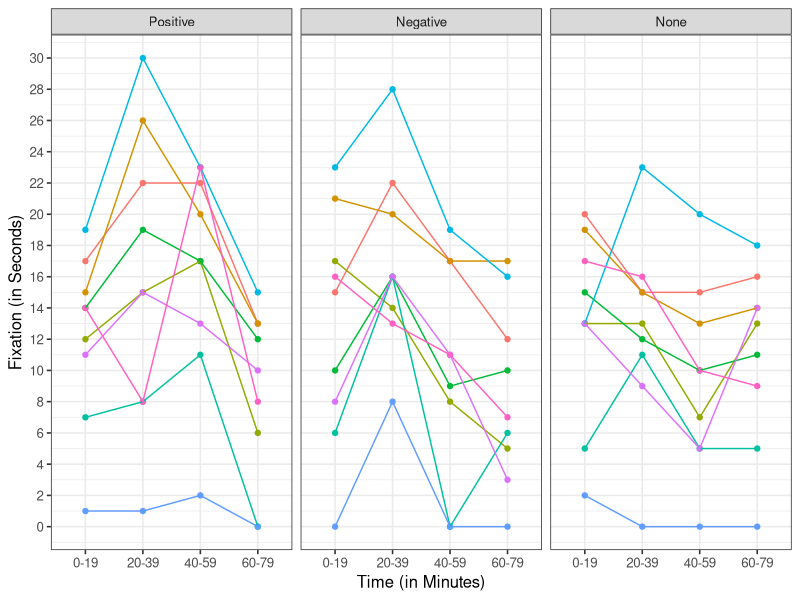
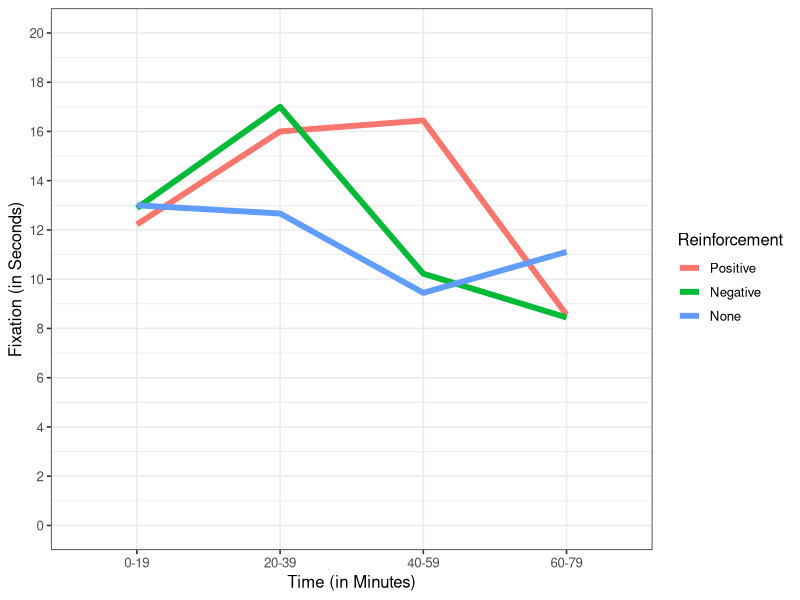
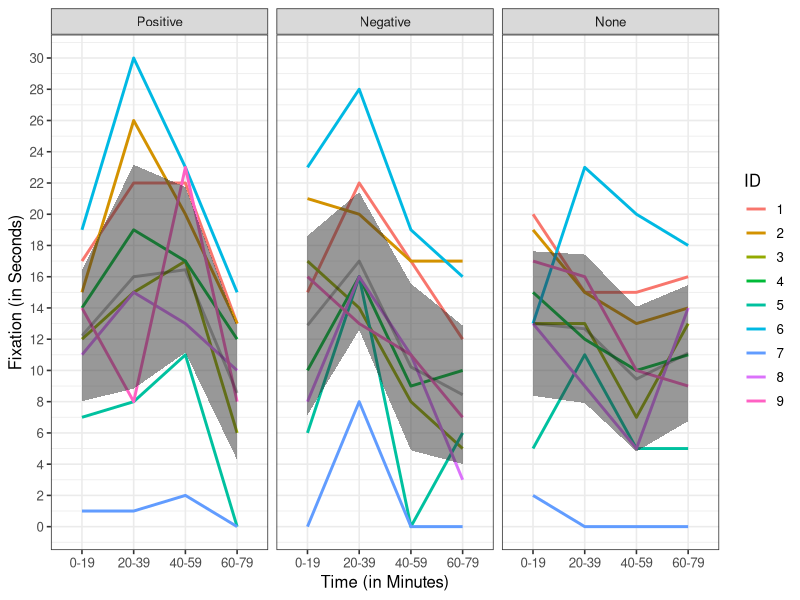
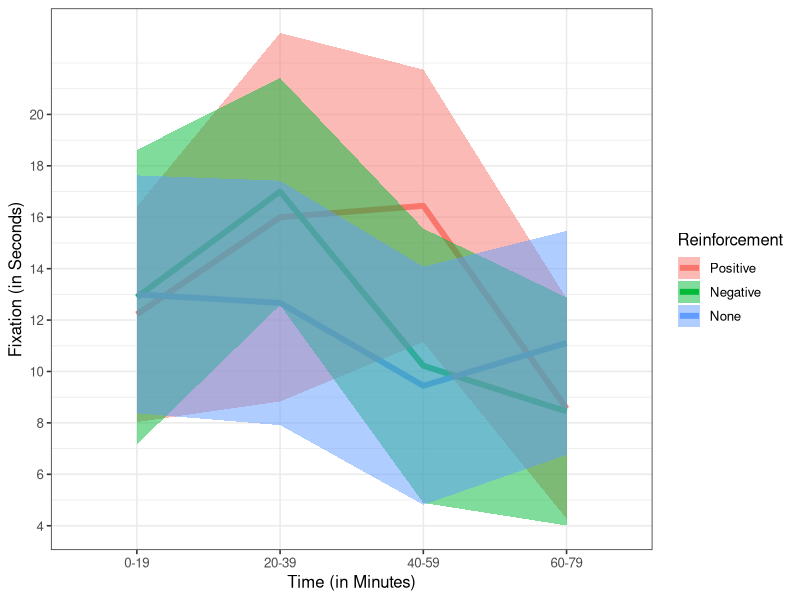
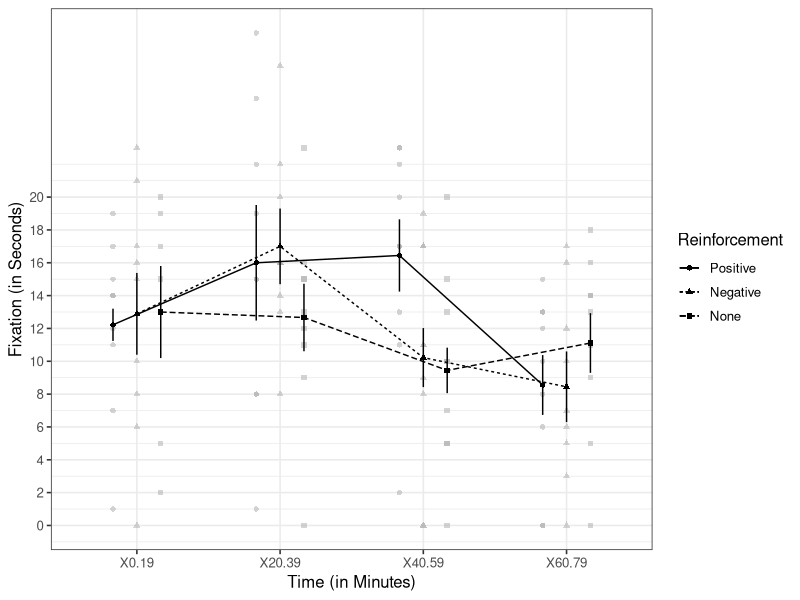
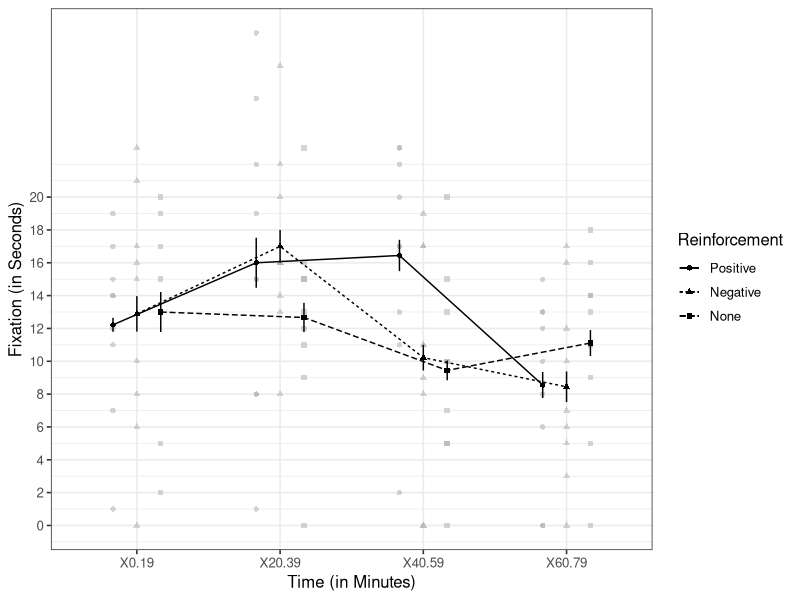

Generate these figures, in order, with R:
## ---- chunk 1
knitr::opts_chunk$set(
  echo = TRUE,
  message = FALSE,
  warning = FALSE,
  fig.align = "center",
  fig.width = 4.75,
  fig.height = 2.75
)
## ---- chunk 2
library(MASS)
library(tidyr)
library(dplyr)
set.seed(9)
n = 9; 
## means
M1A=11; M2A=15; M3A=14; M4A=7
M1B=11; M2B=15; M3B=9; M4B=7
M1C=11; M2C=11; M3C=7; M4C=7
## Generate Cov matrix
# create k x k matrix populated with sigma
sigma=9
sigma.mat <- rep(sigma, 4*3)
S <- matrix(sigma.mat, ncol=length(sigma.mat), nrow=length(sigma.mat))
rho=.9
# compute covariance between measures
Sigma <- t(S) * S * rho  
# put the variances on the diagonal 
diag(Sigma) <- sigma^2  

Simulation = mvrnorm(n=n, mu=c(M1A,M2A,M3A,M4A,
                            M1B,M2B,M3B,M4B,
                            M1C,M2C,M3C,M4C), Sigma=Sigma, empirical=FALSE)

DataSim1<-data.frame(Simulation)
DataSim2<-gather(DataSim1,key = "Key", value = "Fixation",X1:X12)
DataSim2$ID<-as.factor(rep(seq(1:n),12))
DataSim2$Time<-as.factor(rep(c("0-19", "20-39","40-59","60-79"),each=9))
DataSim2$Reinforcement<-as.factor(rep(c("Positive", "Negative", "None"),each=9*4))
DataSim2$Time<-factor(DataSim2$Time, 
       levels=c("0-19", "20-39","40-59","60-79"),
       labels=c("0-19", "20-39","40-59","60-79"))
DataSim2$Reinforcement<-factor(DataSim2$Reinforcement, 
       levels=c("Positive", "Negative", "None"),
       labels=c("Positive", "Negative", "None"))
DataSim2$Fixation<-round(DataSim2$Fixation,0)
DataSim2$Fixation<-if_else(DataSim2$Fixation < 0,0,DataSim2$Fixation)
## ---- chunk 3
library(ggplot2)
theme_set(theme_bw(base_size = 12, base_family = "")) 

Spaghetti.1 <-ggplot(data = DataSim2, aes(x = Time, y=Fixation, group=ID))+
  facet_grid(~Reinforcement)+
  scale_y_continuous(limits=c(0,30),breaks = seq(0,30,2))+
  geom_point(aes(colour = ID))+
  geom_line(aes(colour = ID))+
  ylab("Fixation (in Seconds)")+xlab("Time (in Minutes)")+
  theme(legend.position = "none")
Spaghetti.1
## ---- chunk 4
theme_set(theme_bw(base_size = 12, base_family = "")) 

Means.Table<-
  DataSim2 %>% 
  group_by(Time,Reinforcement) %>%
  summarise(Fix.Mean=mean(Fixation))
  

Means.Lines <-ggplot(data = Means.Table, aes(x = Time, y=Fix.Mean, group=Reinforcement))+
  scale_y_continuous(limits=c(0,20),breaks = seq(0,20,2))+
  geom_line(aes(colour = Reinforcement), size=2)+
  ylab("Fixation (in Seconds)")+xlab("Time (in Minutes)")+
  theme(legend.position = "right")
Means.Lines
## ---- chunk 5
library(afex)
Model.1<-aov_car(Fixation~ Time*Reinforcement + Error(ID/Time*Reinforcement), 
        data = DataSim2,include_aov = TRUE)
Model.1
## ---- chunk 6
aov_car(Fixation~ Time*Reinforcement + Error(ID/Time*Reinforcement), 
        data = DataSim2, return="univariate")
## ---- chunk 7
theme_set(theme_bw(base_size = 12, base_family = "")) 

Means.Table<-
  DataSim2 %>% 
  group_by(Time,Reinforcement) %>%
  summarise(n=n(),
            Means=mean(Fixation),
            SE=sd(Fixation)/n^.5,
            ci = qt(1 - (0.05 / 2), n - 1) * SE)

Means.Between.CI <-ggplot(data = Means.Table, aes(x = Time, y=Means))+
  facet_grid(~Reinforcement)+
  scale_y_continuous(limits=c(0,30),breaks = seq(0,30,2))+
  geom_line(data = DataSim2, aes(x = Time, y=Fixation, group=ID, colour = ID), size=1)+
  geom_line(group=1, size=1, alpha=.3)+
  geom_ribbon(data = Means.Table, aes(ymin=Means-ci, ymax=Means+ci), group=1, alpha=.5)+
    ylab("Fixation (in Seconds)")+xlab("Time (in Minutes)")+
  theme(legend.position = "right")
Means.Between.CI
## ---- chunk 8
Means.BT.SE <-ggplot(data = Means.Table, aes(x = Time, y=Means, group=Reinforcement))+
  scale_y_continuous(breaks = seq(0,20,2))+
  geom_line(aes(colour = Reinforcement), size=2)+
    geom_ribbon(aes(ymin=Means-ci, ymax=Means+ci, fill=Reinforcement), alpha=.5)+
  ylab("Fixation (in Seconds)")+xlab("Time (in Minutes)")+
  theme(legend.position = "right")
Means.BT.SE
## ---- chunk 9
Means.Within.CI <- afex_plot(
  Model.1,
  x = "Time",
  trace = "Reinforcement",
  error = "within",
  error_ci = TRUE
) +
  scale_y_continuous(breaks = seq(0, 20, 2)) +
  ylab("Fixation (in Seconds)") +
  xlab("Time (in Minutes)") +
  theme(legend.position = "right")
Means.Within.CI
## ---- chunk 10
Means.Within.SE <- afex_plot(
  Model.1,
  x = "Time",
  trace = "Reinforcement",
  error = "within",
  error_ci = FALSE
) +
  scale_y_continuous(breaks = seq(0, 20, 2)) +
  ylab("Fixation (in Seconds)") +
  xlab("Time (in Minutes)") +
  theme(legend.position = "right")
Means.Within.SE
